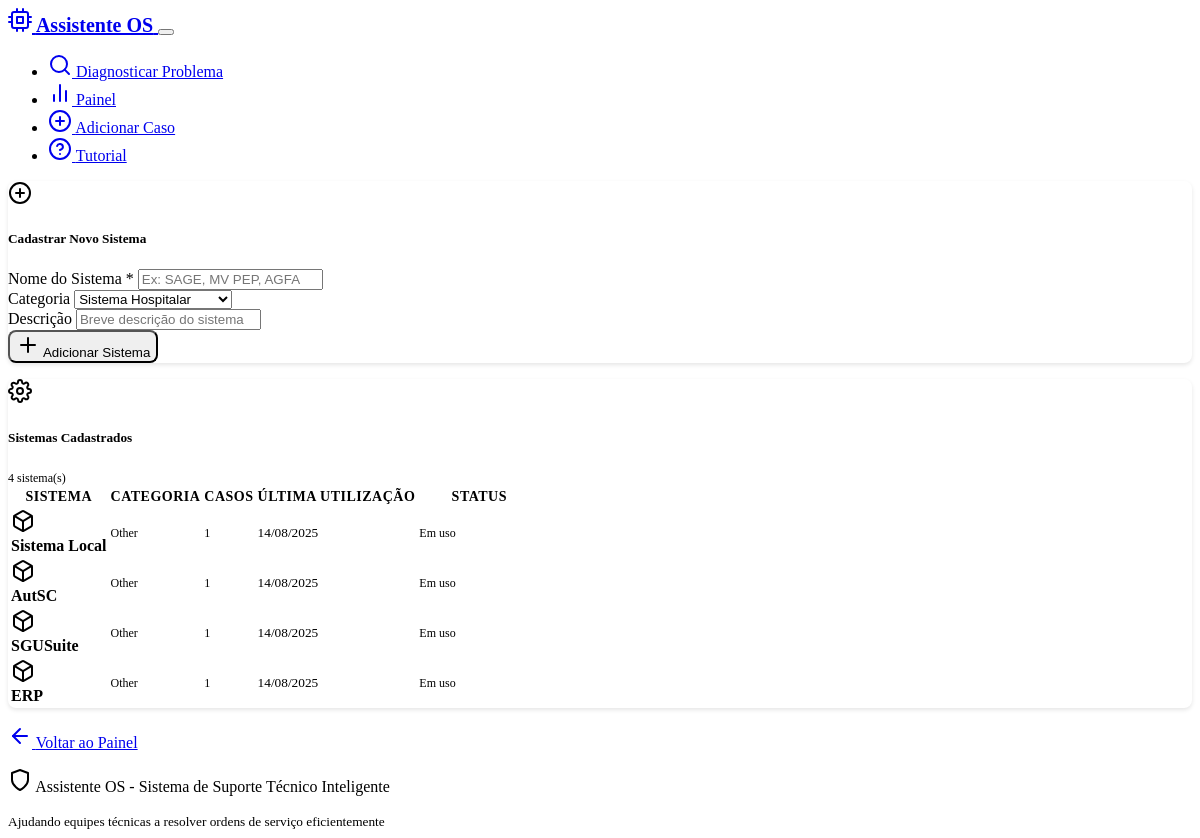
/systems, run on an earlier commit of the app's database.
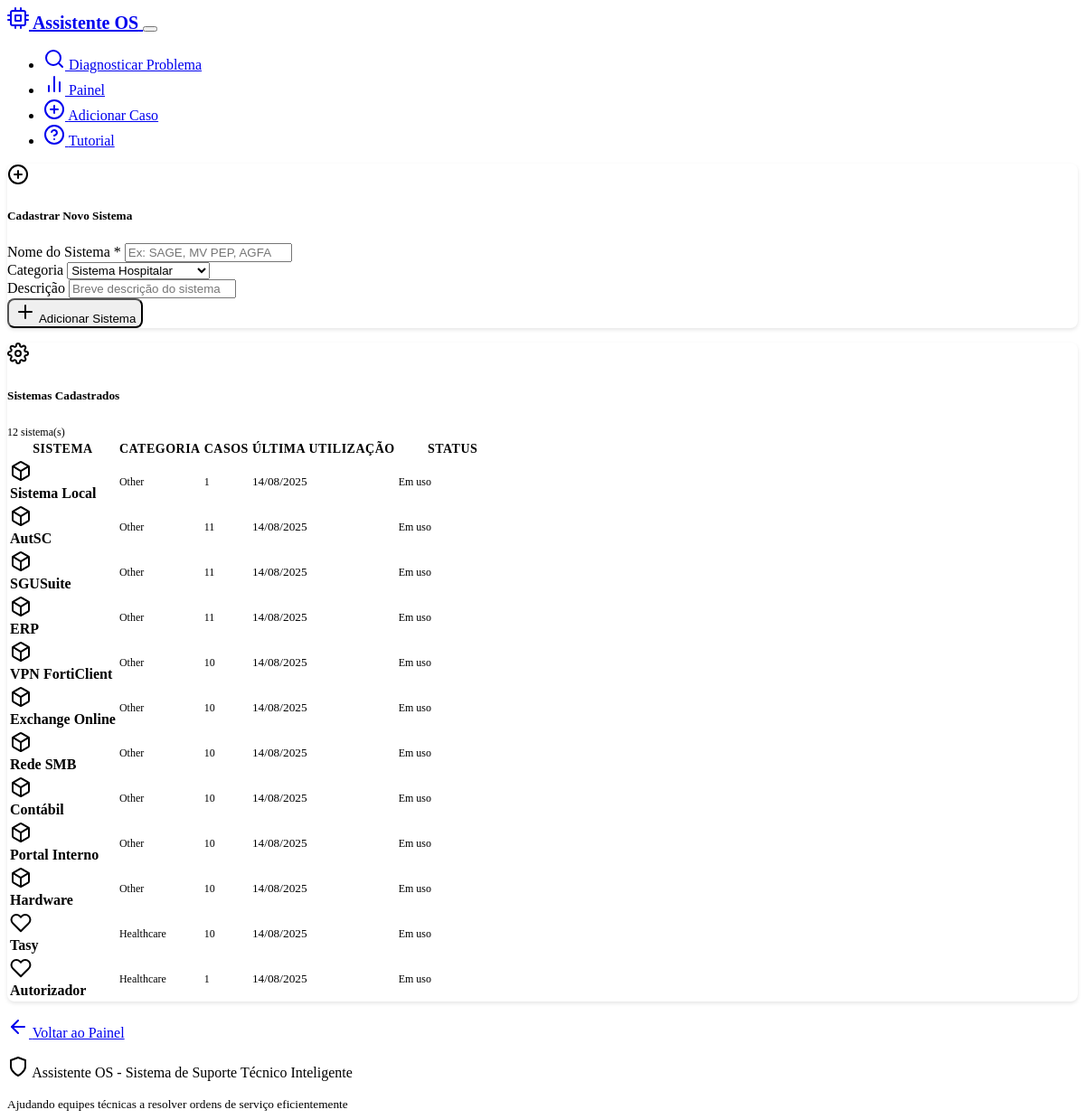
And on a later commit of the database.
### models.py (models this page shows, shortened)
class Case(db.Model):
    __tablename__ = 'cases'
    id = db.Column(db.Integer, primary_key=True)
    problem_description = db.Column(db.Text, nullable=False)
    solution = db.Column(db.Text, nullable=False)
    system_type = db.Column(db.String(100), default="Unknown")
    created_at = db.Column(db.DateTime, default=datetime.now)
    effectiveness_score = db.Column(db.Float, nullable=True)
    feedback_count = db.Column(db.Integer, default=0)
    tags = db.Column(db.String(500), default="")  # Stored as comma-separated string
    feedbacks = db.relationship("CaseFeedback", backref="case", cascade="all, delete-orphan")

### routes.py (the view)
@app.route('/systems')
def manage_systems():
    try:
        all_cases = case_service.get_all_cases()
        system_stats = {}
        for case in all_cases:
            system = case.system_type
            if system not in system_stats:
                system_stats[system] = {
                    'name': system,
                    'category': 'Healthcare' if system in ['Tasy', 'SGU', 'SGU Card', 'Autorizador'] else 'Other',
                    'case_count': 0,
                    'last_used': None
                }
            system_stats[system]['case_count'] += 1
            if not system_stats[system]['last_used'] or case.created_at > system_stats[system]['last_used']:
                system_stats[system]['last_used'] = case.created_at
        from flask import current_app
        custom_systems = current_app.config.get('CUSTOM_SYSTEMS', [])
        all_systems = []
        for system_name, stats in system_stats.items():
            all_systems.append(stats)
        for custom in custom_systems:
            if custom['name'] not in system_stats:
                custom['case_count'] = 0
                custom['last_used'] = None
                all_systems.append(custom)
        return render_template('manage_systems.html', systems=all_systems)
    except Exception as e:
        logging.error(f"Error loading systems: {str(e)}")
        flash(f'Erro ao carregar sistemas: {str(e)}', 'error')
        return render_template('manage_systems.html', systems=[])

### case_service.py (called while the page is built)
    def get_all_cases(self) -> List[Case]:
        try:
            return Case.query.all()
        except Exception as e:
            logging.error(f"Error getting cases from database: {str(e)}")
            return current_app.config.get('CASES_STORAGE', [])

### templates/manage_systems.html (shortened to what this page needs)
{% extends "base.html" %}
{% block content %}
<div class="row">
    <div class="col-lg-10 mx-auto">
        <div class="card mb-4">
            <div class="card-header d-flex align-items-center">
                <i data-feather="plus-circle" class="me-2"></i>
                <h5 class="mb-0">Cadastrar Novo Sistema</h5>
            </div>
            <div class="card-body">
                <form action="{{ url_for('add_system') }}" method="POST" class="row g-3">
                    <div class="col-md-4">
                        <label for="system_name" class="form-label">Nome do Sistema *</label>
                        <input type="text" class="form-control" id="system_name" name="system_name"
                               placeholder="Ex: SAGE, MV PEP, AGFA" required>
                    </div>
                    <div class="col-md-4">
                        <label for="system_category" class="form-label">Categoria</label>
                        <select class="form-select" id="system_category" name="system_category">
                            <option value="Healthcare">Sistema Hospitalar</option>
                        </select>
                    </div>
                    <div class="col-md-4">
                        <label for="system_description" class="form-label">Descrição</label>
                        <input type="text" class="form-control" id="system_description" name="system_description"
                               placeholder="Breve descrição do sistema">
                    </div>
                    <div class="col-12">
                        <button type="submit" class="btn btn-primary">
                            <i data-feather="plus" class="me-1"></i>
                            Adicionar Sistema
                        </button>
                    </div>
                </form>
            </div>
        </div>
        <div class="card">
            <div class="card-header d-flex align-items-center justify-content-between">
                <div class="d-flex align-items-center">
                    <i data-feather="settings" class="me-2"></i>
                    <h5 class="mb-0">Sistemas Cadastrados</h5>
                </div>
                <span class="badge bg-info">{{ systems|length }} sistema(s)</span>
            </div>
            <div class="card-body p-0">
                {% if systems %}
                <div class="table-responsive">
                    <table class="table table-hover mb-0">
                        <thead class="table-dark">
                            <tr>
                                <th>Sistema</th>
                                <th>Categoria</th>
                                <th>Casos</th>
                                <th>Última Utilização</th>
                                <th width="120">Status</th>
                            </tr>
                        </thead>
                        <tbody>
                            {% for system in systems %}
                            <tr>
                                <td>
                                    <div class="d-flex align-items-center">
                                        <div class="system-icon me-2">
                                            {% if system.category == 'Healthcare' %}
                                                <i data-feather="heart" class="text-danger"></i>
                                            {% elif system.category == 'Administrative' %}
                                                <i data-feather="briefcase" class="text-primary"></i>
                                            {% elif system.category == 'Network' %}
                                                <i data-feather="wifi" class="text-success"></i>
                                            {% elif system.category == 'Database' %}
                                                <i data-feather="database" class="text-warning"></i>
                                            {% elif system.category == 'Application Server' %}
                                                <i data-feather="server" class="text-info"></i>
                                            {% else %}
                                                <i data-feather="box" class="text-secondary"></i>
                                            {% endif %}
                                        </div>
                                        <div>
                                            <strong>{{ system.name }}</strong>
                                        </div>
                                    </div>
                                </td>
                                <td>
                                    <span class="badge bg-secondary">{{ system.category }}</span>
                                </td>
                                <td>
                                    <span class="badge bg-info">{{ system.case_count or 0 }}</span>
                                </td>
                                <td>
                                    {% if system.last_used %}
                                        <small>{{ system.last_used.strftime('%d/%m/%Y') }}</small>
                                    {% else %}
                                        <small class="text-muted">Nunca usado</small>
                                    {% endif %}
                                </td>
                                <td>
                                    {% if system.case_count == 0 %}
                                        <span class="badge bg-warning">Não utilizado</span>
                                    {% else %}
                                        <span class="badge bg-success">Em uso</span>
                                    {% endif %}
                                </td>
                            </tr>
                            {% endfor %}
                        </tbody>
                    </table>
                </div>
                {% else %}
                <div class="text-center py-5">
                    <i data-feather="settings" style="width: 64px; height: 64px; color: var(--bs-secondary);"></i>
                    <h4 class="mt-3 mb-2">Nenhum Sistema Personalizado</h4>
                    <p class="text-muted">Os sistemas padrão (Tasy, SGU, SGU Card, Autorizador) já estão disponíveis.</p>
                </div>
                {% endif %}
            </div>
        </div>
        <div class="text-center mt-4">
            <a href="{{ url_for('dashboard') }}" class="btn btn-secondary">
                <i data-feather="arrow-left" class="me-2"></i>
                Voltar ao Painel
            </a>
        </div>
    </div>
</div>
{% endblock %}

### templates/base.html (shortened to what this page needs)
<!DOCTYPE html>
<html lang="en" data-bs-theme="dark">
<head>
    <link href="https://cdn.replit.com/agent/bootstrap-agent-dark-theme.min.css" rel="stylesheet">
    <link rel="stylesheet" href="{{ url_for('static', filename='style.css') }}">
</head>
<body>
    <nav class="navbar navbar-expand-lg navbar-dark bg-dark border-bottom">
        <div class="container">
            <a class="navbar-brand d-flex align-items-center" href="{{ url_for('index') }}">
                <i data-feather="cpu" class="me-2"></i>
                <span class="fw-bold">Assistente OS</span>
            </a>
            <button class="navbar-toggler" type="button" data-bs-toggle="collapse" data-bs-target="#navbarNav">
            </button>
            <div class="collapse navbar-collapse" id="navbarNav">
                <ul class="navbar-nav me-auto">
                    <li class="nav-item">
                        <a class="nav-link" href="{{ url_for('index') }}">
                            <i data-feather="search" class="me-1"></i>
                            Diagnosticar Problema
                        </a>
                    </li>
                    <li class="nav-item">
                        <a class="nav-link" href="{{ url_for('dashboard') }}">
                            <i data-feather="bar-chart-2" class="me-1"></i>
                            Painel
                        </a>
                    </li>
                    <li class="nav-item">
                        <a class="nav-link" href="{{ url_for('add_case_form') }}">
                            <i data-feather="plus-circle" class="me-1"></i>
                            Adicionar Caso
                        </a>
                    </li>
                    <li class="nav-item">
                        <a class="nav-link" href="{{ url_for('tutorial') }}">
                            <i data-feather="help-circle" class="me-1"></i>
                            Tutorial
                        </a>
                    </li>
                </ul>
            </div>
        </div>
    </nav>
    <main class="container my-4">
        {% block content %}{% endblock %}
    </main>
    <footer class="bg-dark border-top mt-5 py-4">
        <div class="container text-center text-muted">
            <p class="mb-0">
                <i data-feather="shield" class="me-1"></i>
                Assistente OS - Sistema de Suporte Técnico Inteligente
            </p>
            <small>Ajudando equipes técnicas a resolver ordens de serviço eficientemente</small>
        </div>
    </footer>
</body>
</html>

### static/style.css (style rules this page uses)
:root { --custom-code-bg: #1a1a1a; --custom-border-radius: 8px; }
.card { border-radius: var(--custom-border-radius); box-shadow: 0 2px 4px rgba(0, 0, 0, 0.1); margin-bottom: 1rem; }
.card-header { background-color: var(--bs-dark); border-bottom: 1px solid var(--bs-border-color); border-radius: var(--custom-border-radius) var(--custom-border-radius) 0 0 !important; }
.btn { border-radius: var(--custom-border-radius); font-weight: 500; }
.table-responsive { border-radius: var(--custom-border-radius); }
.table th { border-top: none; font-weight: 600; font-size: 0.875rem; text-transform: uppercase; letter-spacing: 0.5px; }
.table td { vertical-align: middle; border-color: var(--bs-border-color); }
.badge { border-radius: var(--custom-border-radius); font-weight: 500; font-size: 0.75rem; }
.navbar-brand { font-weight: 700; font-size: 1.25rem; }
.nav-link { font-weight: 500; }
footer { margin-top: auto; }

What changed in the data, as far as the page shows it:
computed for Case "AutSC": case_count "1" → "11"
computed for Case "SGUSuite": case_count "1" → "11"
computed for Case "ERP": case_count "1" → "11"
added Case: name "VPN FortiClient", category "Other", case_count "10", last_used "14/08/2025"
added Case: name "Exchange Online", category "Other", case_count "10", last_used "14/08/2025"
added Case: name "Rede SMB", category "Other", id "10", last_used "14/08/2025"
added Case: name "Contábil", category "Other", case_count "10", last_used "14/08/2025"
added Case: name "Portal Interno", category "Other", case_count "10", last_used "14/08/2025"
added Case: name "Hardware", category "Other", case_count "10", last_used "14/08/2025"
added Case: name "Tasy", category "Healthcare", case_count "10", last_used "14/08/2025"
added Case: name "Autorizador", category "Healthcare", case_count "1", last_used "14/08/2025"
Also different on the page:
{{ systems|length }}: "4" → "12"
